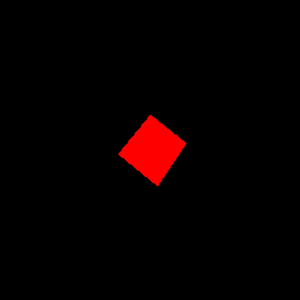
#> input picture rec1.png, 300 x 300 px
$ python chatgpt_test.py
#> lines starting #> are read from the running program, lines starting #| are printed output that depends on the picture
#!/usr/bin/env python3
# -*- coding: utf-8 -*-
"""
Created on Tue Mar 18 00:00:09 2025

@author: cmalili
"""

import cv2
import numpy as np

# Load images
img1 = cv2.imread("rec1.png", cv2.IMREAD_GRAYSCALE)
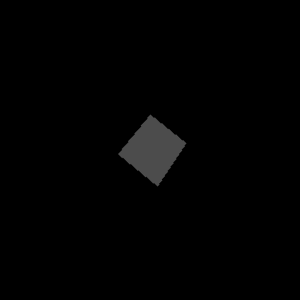
#> img1: shape (300, 300); min 0, max 76, mean 2.1
img2 = cv2.imread("rec1_transform1.png", cv2.IMREAD_GRAYSCALE)
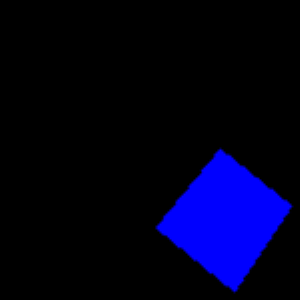
#> input picture rec1_transform1.png, 300 x 300 px
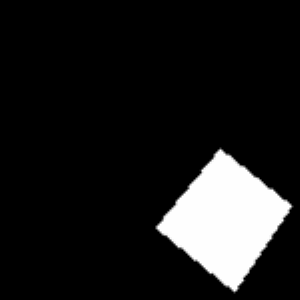
#> img2: shape (300, 300); min 0, max 29, mean 3.2; drawn with min black and max white

# Step 1: Detect keypoints and compute descriptors
orb = cv2.ORB_create()  # Using ORB for feature detection
kp1, des1 = orb.detectAndCompute(img1, None)
#> kp1 = 28 keypoints; strongest (x, y, size): (157, 184, 37.2), (119, 154, 37.2), (157, 183, 44.6), (120, 153, 44.6)
kp2, des2 = orb.detectAndCompute(img2, None)
#> kp2 = 5 keypoints; (x, y, size): (220, 151, 64.3), (219, 150, 53.6), (219, 150, 44.6), (220, 150, 37.2), (220, 150, 31)

# Step 2: Match keypoints using BFMatcher
bf = cv2.BFMatcher(cv2.NORM_HAMMING, crossCheck=True)
matches = bf.match(des1, des2)
#> matches = 2 matches

# Step 3: Sort matches by distance (lower is better)
matches = sorted(matches, key=lambda x: x.distance)

# Step 4: Extract matched keypoints
src_pts = np.float32([kp1[m.queryIdx].pt for m in matches]).reshape(-1, 1, 2)
#> src_pts = [[149.3, 116.1], [118.8, 153.6]]
dst_pts = np.float32([kp2[m.trainIdx].pt for m in matches]).reshape(-1, 1, 2)
#> dst_pts = [[219.6, 150], [219.8, 151.4]]

# Step 5: Compute affine transformation using RANSAC
M, mask = cv2.estimateAffine2D(src_pts, dst_pts, method=cv2.RANSAC)
#> mask = [0, 0]

# Check if the matrix M is valid
if M is not None:
    M = M.astype(np.float32)  # Ensure it is of type float32

    # Apply affine transformation to img1
    h, w = img1.shape
    transformed_img1 = cv2.warpAffine(img1, M, (w, h))

    # Show matched keypoints (Optional)
    img_matches = cv2.drawMatches(img1, kp1, img2, kp2, matches[:10], None)
    cv2.imshow("Matches", img_matches)
    cv2.imshow("Transformed Image", transformed_img1)
    cv2.waitKey(0)
    cv2.destroyAllWindows()
else:
    print("Affine transformation could not be computed.")
